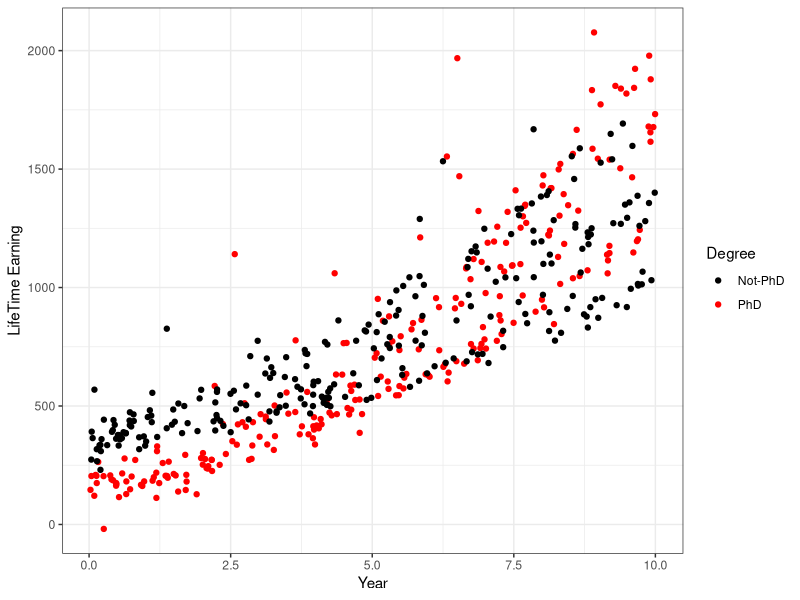
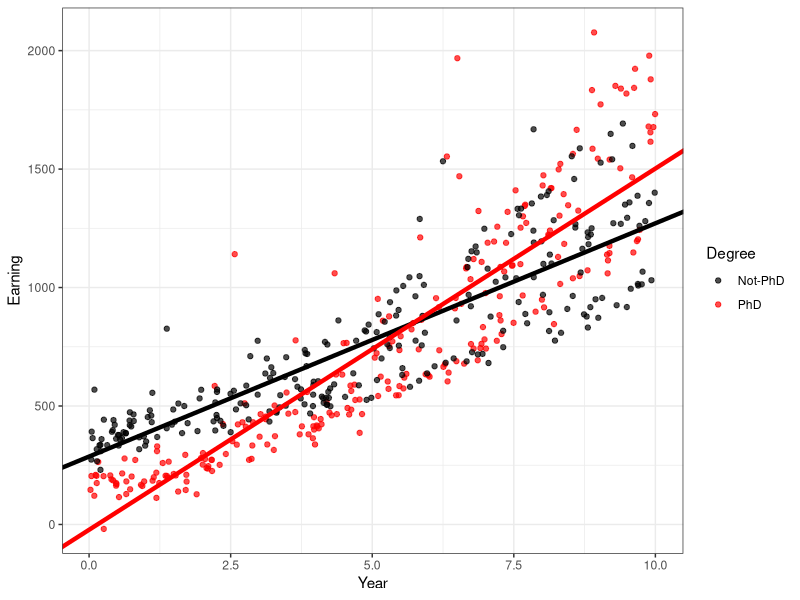
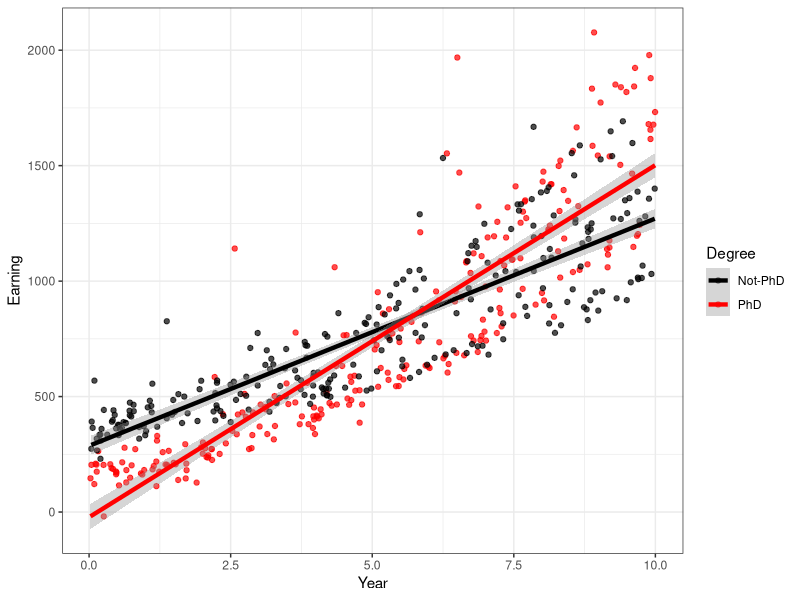
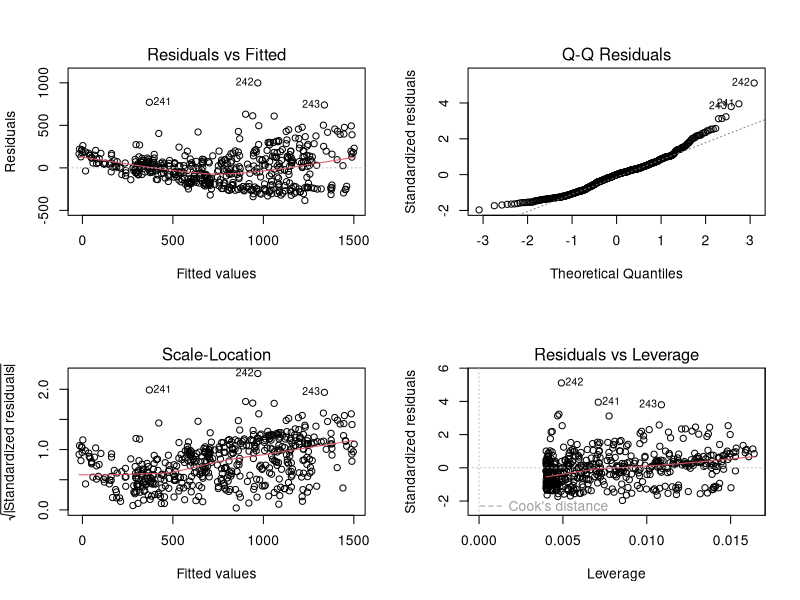
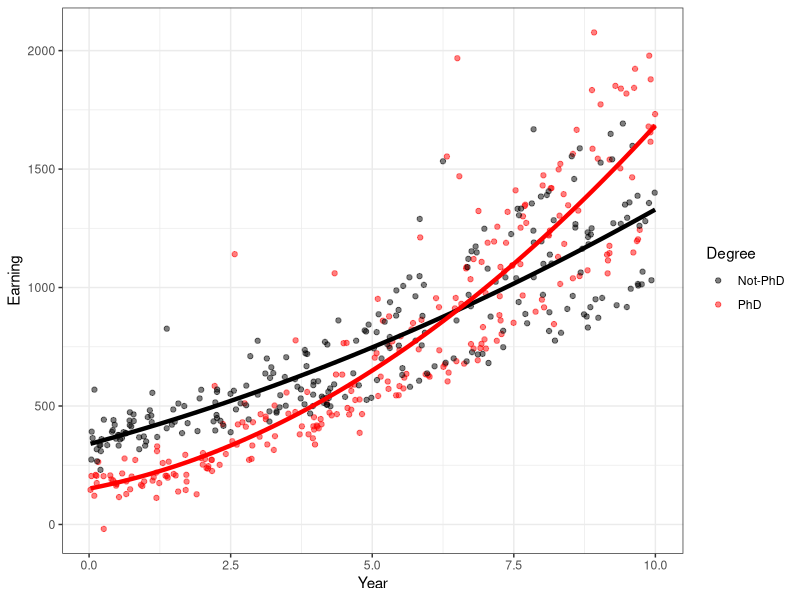
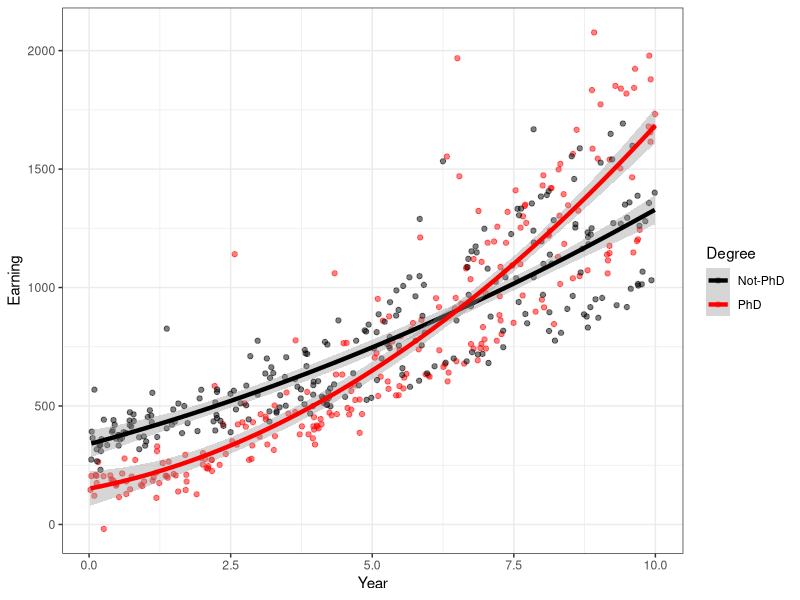
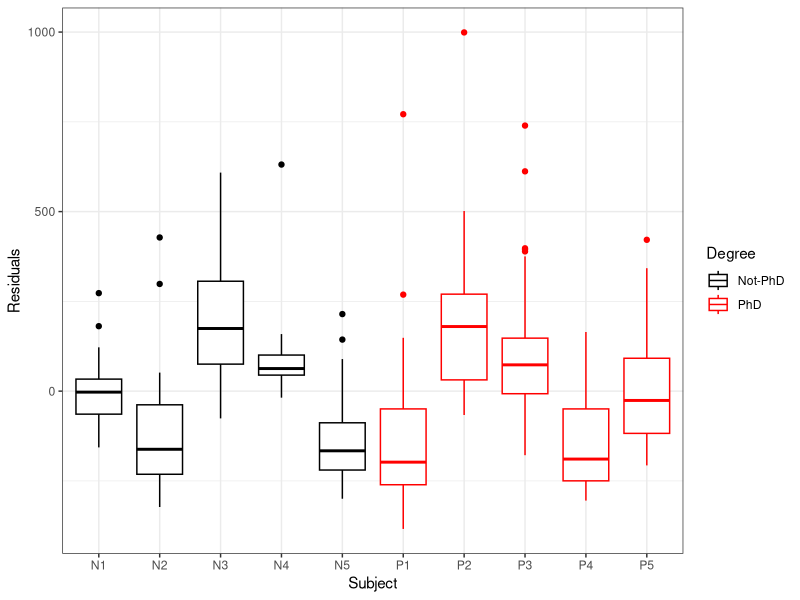
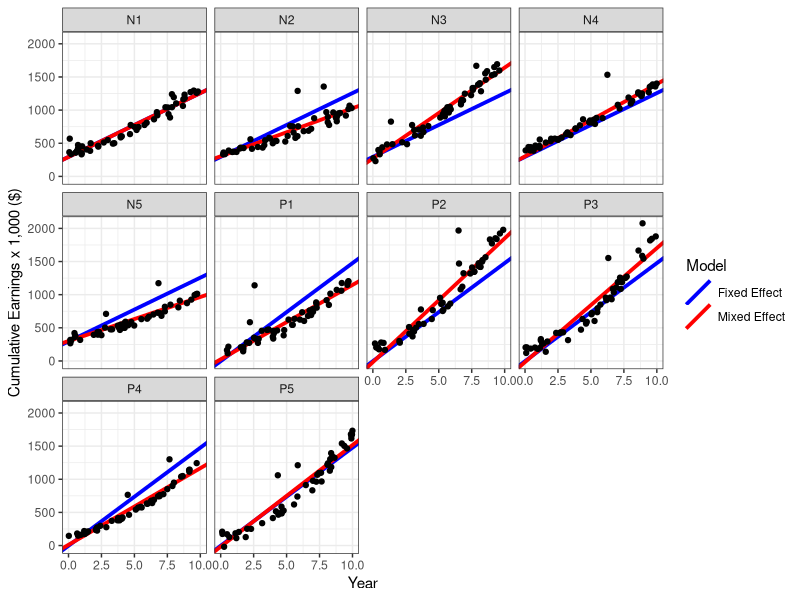

Reproduce these figures in R, in order. (Note: this script raises an error after producing the figures.)
## ---- chunk 1
knitr::opts_chunk$set(echo = TRUE)
## ---- chunk 2
library(magrittr) # You can use %>% for nested functions in data manipulation
library(dplyr)    # For data manipulation
library(tidyr)    # For tidying your data (columns and rows)
library(ggplot2)  # For plotting
library(boot)     # For bootstrapping and cross-validation
library(nlme)     # For mixed-effect models


# Feel free to add your libraries of interest if needed

## ---- chunk 3

set.seed(123)

n.groups = 10

Year1 <- Year2 <- Earning1 <- Earning2 <- matrix(rep(0,250),ncol = n.groups/2)
for (i in 1:(n.groups/2)){
  
  s1 <- sample(c(20,50,60,70),1)
  s2 <- sample(c(35,65,60,80),1)
  
  noise1 = rnorm(48, 0, s1)
  noise2 = rnorm(48, 0, s2)
  
  noise1 = c(noise1, rnorm(2, 400, 300))
  noise2 = c(noise2, rnorm(2, 400, 200))
  
  Year1[,i] <- runif(50, 0, 10)
  Year2[,i] <- runif(50, 0, 10)
  
  coef1.rand <- c(rnorm(1,10,50), rnorm(1,5,15), rnorm(1,0,2)) 
  coef2.rand <- c(rnorm(1,15,80), rnorm(1,5,20), rnorm(1,0,.8)) 
  
  
  Earning1[,i] <- 90+coef1.rand[1] + Year1[,i]*(25+coef1.rand[2]) + Year1[,i]^2*(10+coef1.rand[3]) + noise1
  
  
  Earning2[,i] <- 300+coef2.rand[1] + Year2[,i]*(60+coef2.rand[2]) + Year2[,i]^2*(4+coef2.rand[3]) + noise2
}


# names1 <- factor(c("P1", "P2", "P3", "P4", "P5", "P6", "P7", "P8", "P9", "P10"))
# names2 <- factor(c("N1", "N2", "N3", "N4", "N5", "N6", "N7", "N8", "N9", "N10"))

names1 <- factor(c("P1", "P2", "P3", "P4", "P5"))
names2 <- factor(c("N1", "N2", "N3", "N4", "N5"))





df.Year1 <- data.frame(Year1)
df.Year1.long <- df.Year1 %>%
  set_colnames(names1)%>%
  pivot_longer(1:5, names_to = "Group", values_to = "Year")
  
# names(df.Year1.long)

df.Earning1 <- data.frame(Earning1)
df.Earning1.long <- df.Earning1 %>%
  set_colnames(names1)%>%
  pivot_longer(1:5, names_to = "Group", values_to = "Earning") 

df.Earning1.long$Group <- NULL

df1.long <- data.frame(df.Year1.long, df.Earning1.long)



df.Year2 <- data.frame(Year2)
df.Year2.long <- df.Year2 %>%
  set_colnames(names2)%>%
  pivot_longer(1:5, names_to = "Group", values_to = "Year") 
  
# names(df.Year2.long)

df.Earning2 <- data.frame(Earning2)
df.Earning2.long <- df.Earning2 %>%
  set_colnames(names2)%>%
  pivot_longer(1:5, names_to = "Group", values_to = "Earning") 

df.Earning2.long$Group <- NULL

df2.long <- data.frame(df.Year2.long, df.Earning2.long)


Degree <- rbind(matrix(c(rep("PhD", dim(df1.long)[1])), nrow = dim(df1.long)[1]) ,
                matrix(c(rep("Not-PhD", dim(df2.long)[1])), nrow = dim(df2.long)[1]))


Earnings.df <- data.frame(rbind(df1.long, df2.long) , Degree) %>%
  mutate(Group = factor(Group), Degree = factor(Degree))




attach(Earnings.df)


ggplot(Earnings.df) +
  geom_point(aes(x = Year, y = Earning, col = Degree)) +
  ylab("LifeTime Earning") +
  xlab("Year") +
  scale_color_manual(values = c("black", "red")) +
  theme_bw()

## ---- chunk 4
lm.fit1 <- lm(Earning ~ Year*Degree, Earnings.df)
summary(lm.fit1)



lm.fit2 <- lm(Earning ~ Year*Degree + I(Year^2)*Degree, Earnings.df)
summary(lm.fit2)
## ---- chunk 5
lm.fit1 <- lm(Earning ~ Year*Degree, Earnings.df)
summary(lm.fit1)
## ---- chunk 6
coeffs <- coef(lm.fit1)
coeffs
ggplot(Earnings.df, aes(x=Year, y=Earning, col=Degree)) +
  geom_point(alpha=.7) +
  geom_abline(slope = coeffs[2], intercept = coeffs[1], col = "black", size = 1.5) +
  geom_abline(slope = coeffs[2]+coeffs[4], intercept = coeffs[1]+coeffs[3], col = "red" , size = 1.5) +
  scale_color_manual(values = c("black", "red")) +
  theme_bw()

ggplot(Earnings.df, aes(x=Year, y=Earning, col=Degree)) +
  geom_point(alpha=.7) +
  geom_smooth(method = "lm", formula = y~x, size = 1.5) +
  scale_color_manual(values = c("black", "red")) +
  theme_bw()
## ---- chunk 7
par(mfrow=c(2,2))
plot(lm.fit1)
## ---- chunk 8

Earnings.df_notPhD <- Earnings.df %>%
  filter(Degree == "Not-PhD")

sigma <- sqrt( sum(lm.fit1$residuals^2)/(500-2) )

SE.eq <- sigma / sqrt(sum( (Earnings.df_notPhD$Year - mean(Earnings.df_notPhD$Year) )^2 ))


SE.eq <- sigma/
  sqrt(sum( (Earnings.df$Year - mean(Earnings.df$Year) )^2 ))


SE.eq
## ---- chunk 9
boot.fn <- function (data , index){
  coef (lm(Earning ~ Year*Degree , data = data , subset = index))[2]
}

beta1.boot <- boot(Earnings.df , boot.fn, 200)

sd(beta1.boot$t)
## ---- chunk 10
lm.fit2 <- lm(Earning ~ Year*Degree + I(Year^2)*Degree, Earnings.df)
summary(lm.fit2)
## ---- chunk 11

# First: Use the coefficients and stat_function
coeff.fit2 <- coef(lm.fit2)

f1 <- function(x) coeff.fit2[1] + coeff.fit2[2]*x + coeff.fit2[4]*x^2
f2 <- function(x) coeff.fit2[1]+coeff.fit2[3] + (coeff.fit2[2]+coeff.fit2[5])*x + (coeff.fit2[4]+coeff.fit2[6])*x^2

ggplot(Earnings.df, aes(x=Year, y=Earning, col=Degree)) + 
  geom_point(alpha=.5) +
  stat_function(fun=f1, colour="black", size=1.5) +
  stat_function(fun=f2, colour="red", size=1.5) +
  scale_color_manual(values = c("black", "red")) +
  theme_bw()



# or: use geom_smooth with x+I(x^2)
# geom_smooth considers interactions by default
ggplot(Earnings.df, aes(x=Year, y=Earning, col=Degree)) + 
  geom_point(alpha=.5) +
  geom_smooth(method="lm", formula = y~x+I(x^2), size=1.5) +
  scale_color_manual(values = c("black", "red")) +
  theme_bw()
## ---- chunk 12
# lm.fit3 <- lm(Earning ~ Year * Degree + I(Year^2):Degree)

anova(lm.fit2, lm.fit1)
## ---- chunk 13

glm.fit1 <- glm (Earning ~ Year*Degree, data = Earnings.df)
glm.fit2 <- glm (Earning ~ Year*Degree + I(Year^2)*Degree, data = Earnings.df)
  
cv.error.fit1 <- cv.glm (Earnings.df , glm.fit1 , K = 10)$delta[1]
cv.error.fit2 <- cv.glm (Earnings.df , glm.fit2 , K = 10)$delta[1]

data.frame( cv.error.fit1, cv.error.fit2 )

## ---- chunk 14
attach(Earnings.df)

ggplot(lm.fit1) +
  geom_boxplot(aes(x = Group, y = .resid, col = Degree)) +
  scale_color_manual(values=c("black", "red")) +
  xlab("Subject") + ylab("Residuals") +
  theme_bw()
## ---- chunk 15
lm.fit.mixed <- lme(Earning ~ Year*Degree, data = Earnings.df, random=list( Group = pdDiag( ~Year) ) )

lm.fit.mixed <- lme(Earning ~ Year*Degree, data = Earnings.df, random= ~Year | Group)

summary(lm.fit.mixed)
## ---- chunk 16
fixed.effects(lm.fit.mixed)
random.effects(lm.fit.mixed)
## ---- chunk 17
coeff.mixed <- coef(lm.fit.mixed)
coeff.mixed
## ---- chunk 18
coeffs.ranef <- random.effects(lm.fit.mixed)
coeffs.fixed <- fixed.effects(lm.fit.mixed)

coeffs.model.mixed <- matrix(rep(0,20), nrow = 10)
coeffs.model.fixed <- matrix(rep(0,20), nrow = 10)


coeffs.model.fixed[1:5,1] <- coeffs.fixed[1]
coeffs.model.fixed[1:5,2] <- coeffs.fixed[2]
coeffs.model.fixed[6:10,1]<- coeffs.fixed[1]+ coeffs.fixed[3]
coeffs.model.fixed[6:10,2]<- coeffs.fixed[2]+ coeffs.fixed[4]

coeffs.model.mixed[1:5,1] <- coeffs.ranef[1:5,1] + coeffs.fixed[1]
coeffs.model.mixed[1:5,2] <- coeffs.ranef[1:5,2] + coeffs.fixed[2]
coeffs.model.mixed[6:10,1]<- coeffs.ranef[6:10,1] + coeffs.fixed[1]+ coeffs.fixed[3]
coeffs.model.mixed[6:10,2]<- coeffs.ranef[6:10,2] + coeffs.fixed[2]+ coeffs.fixed[4]


ids <- Earnings.df %>% pull(Group) %>% levels() %>% factor()

# make a tibble with the data extracted above
coeffs.model.fixed <- tibble(Group = ids,
                  intercept = coeffs.model.fixed[,1],
                  slope = coeffs.model.fixed[,2])

coeffs.model.mixed <- tibble(Group = ids,
                  intercept = coeffs.model.mixed[,1],
                  slope = coeffs.model.mixed[,2])
## ---- chunk 19

ggplot(Earnings.df, aes(x = Year, y = Earning)) +
  geom_abline(data = coeffs.model.fixed, aes(intercept = intercept, 
                  slope = slope, col="Fixed Effect"), size = 1.3) +
  geom_abline(data = coeffs.model.mixed, aes(intercept = intercept, 
                  slope = slope, col="Mixed Effect"), size = 1.3) +
  geom_point() +
  facet_wrap(~Group) +
  labs(x = "Year", y = "Cumulative Earnings x 1,000 ($)", color = "Model") +
  scale_color_manual(values = c("blue", "red")) +
  theme_bw()

## ---- chunk 20
lm.fit.mixed$residuals

Data_mixedeffect <- Earnings.df %>%
  mutate(fit = fitted(lm.fit.mixed),
         resid = residuals(lm.fit.mixed))

ggplot(Data_mixedeffect) +
  geom_boxplot(aes(x = Group, y = resid, col = Degree)) +
  scale_color_manual(values=c("black", "red")) +
  xlab("Subject") + ylab("Residuals") +
  theme_bw()
## ---- chunk 21
lm.fit.mixed <- lme(Earning ~ Year*Degree + I(Year^2)*Degree, data = Earnings.df, random=list( Group = pdDiag( ~Year+I(Year^2)) ) )

summary(lm.fit.mixed)
## ---- chunk 22
fixed.effects(lm.fit.mixed)
random.effects(lm.fit.mixed)
## ---- chunk 23
coeff.mixed <- coef(lm.fit.mixed)
coeff.mixed
## ---- chunk 24
coeffs.ranef <- random.effects(lm.fit.mixed)
coeffs.fixed <- fixed.effects(lm.fit.mixed)

coeffs.model.mixed <- matrix(rep(0,30), nrow = 10)
coeffs.model.fixed <- matrix(rep(0,30), nrow = 10)


coeffs.model.fixed[1:5,1] <- coeffs.fixed[1]
coeffs.model.fixed[1:5,2] <- coeffs.fixed[2]
coeffs.model.fixed[1:5,3] <- 0

coeffs.model.fixed[6:10,1]<- coeffs.fixed[1]+ coeffs.fixed[3]
coeffs.model.fixed[6:10,2]<- coeffs.fixed[2]+ 0
coeffs.model.fixed[6:10,3]<- 0+ coeffs.fixed[6]

coeffs.model.mixed[1:5,1] <- coeffs.ranef[1:5,1]  + coeffs.model.fixed[1:5,1]
coeffs.model.mixed[1:5,2] <- coeffs.ranef[1:5,2]  + coeffs.model.fixed[1:5,2]
coeffs.model.mixed[1:5,3] <- coeffs.ranef[1:5,3]  + coeffs.model.fixed[1:5,3]
coeffs.model.mixed[6:10,1]<- coeffs.ranef[6:10,1] + coeffs.model.fixed[6:10,1]
coeffs.model.mixed[6:10,2]<- coeffs.ranef[6:10,2] + coeffs.model.fixed[6:10,2]
coeffs.model.mixed[6:10,2]<- coeffs.ranef[6:10,3] + coeffs.model.fixed[6:10,3]

ids <- Earnings.df %>% pull(Group) %>% levels() %>% factor()

# make a tibble with the data extracted above
# coeffs.model.fixed <- tibble(Group = ids,
#                   intercept = coeffs.model.fixed[,1],
#                   slope = coeffs.model.fixed[,2])
# 
# coeffs.model.mixed <- tibble(Group = ids,
#                   intercept = coeffs.model.mixed[,1],
#                   slope = coeffs.model.mixed[,2])
## ---- chunk 25
library(plyr)

f.mixed <- function(x) coeffs.model.mixed[,1] + coeffs.model.mixed[,2]*x + coeffs.model.mixed[,3]*x^2
f.fixed <- function(x) coeffs.model.fixed[,1] + coeffs.model.fixed[,2]*x + coeffs.model.fixed[,3]*x^2

coeflines.mixed <- alply(as.matrix(coeffs.model.mixed), 1, function(coef) {
  stat_function(fun=function(x){coef[1] + coef[2]*x + coef[3]*x^2}, colour="blue")
})
coeflines.fixed <- alply(as.matrix(coeffs.model.fixed), 1, function(coef) {
  stat_function(fun=function(x){coef[1] + coef[2]*x + coef[3]*x^2}, colour="grey")
})


ggplot(Earnings.df, aes(x=Year, y=Earning, col=Degree)) + 
  coeflines.mixed + 
  coeflines.fixed + 
  geom_point(alpha=.5) +
  scale_color_manual(values = c("black", "red")) +
  facet_wrap(~Group) +
  theme_bw()










  
for (i in 1:10){
  gg + 
    stat_function(fun=f.mixed[i,], colour="red", size=1.5) +
    stat_function(fun=f.fixed[i,], colour="blue", size=1.5) +
    scale_color_manual(values = c("black", "red"))
}
gg +
  facet_wrap(~Group) +
  theme_bw()

gg


ggplot(Earnings.df, aes(x = Year, y = Earning)) +
  geom_abline(data = coeffs.model.fixed, aes(intercept = intercept, 
                  slope = slope, col="Fixed Effect"), size = 1.3) +
  geom_abline(data = coeffs.model.mixed, aes(intercept = intercept, 
                  slope = slope, col="Mixed Effect"), size = 1.3) +
  geom_point() +
  facet_wrap(~Group) +
  labs(x = "Year", y = "Cumulative Earnings x 1,000 ($)", color = "Model") +
  scale_color_manual(values = c("blue", "red")) +
  theme_bw()

## ---- chunk 26
lm.fit.mixed$residuals

Data_mixedeffect <- Earnings.df %>%
  mutate(fit = fitted(lm.fit.mixed),
         resid = residuals(lm.fit.mixed))

ggplot(Data_mixedeffect) +
  geom_boxplot(aes(x = Group, y = resid, col = Degree)) +
  scale_color_manual(values=c("black", "red")) +
  xlab("Subject") + ylab("Residuals") +
  theme_bw()
## ---- chunk 27

Coefficients.noCentering <- coef(lm(Earning~Year))

beta0.lower <- Coefficients.noCentering[[1]] - 100*Coefficients.noCentering[[1]]
beta0.upper <- Coefficients.noCentering[[1]] + 100*Coefficients.noCentering[[1]]
beta1.lower <- Coefficients.noCentering[[2]] - 100*Coefficients.noCentering[[2]]
beta1.upper <- Coefficients.noCentering[[2]] + 100*Coefficients.noCentering[[2]]


beta0 <- beta1 <- 0
RSS <- 0
i<-0

for (b0 in seq(beta0.lower, beta0.upper, length.out=100)){
  for(b1 in seq(beta1.lower, beta1.upper, length.out=100)){
    i <- i+1
    beta0[i] <- b0
    beta1[i] <- b1
    
    Earning.hat <- b0 + b1*Year
    RSS[i] <- sum((Earning - Earning.hat)^2)
  }
}

RSS.df.noCentering <- tibble(beta0, beta1, RSS)

ggplot(RSS.df.noCentering, aes(x=beta0, y=beta1, z=RSS)) +
  geom_contour(bins=100) +
  geom_point(aes(x=Coefficients.noCentering[[1]], y=Coefficients.noCentering[[2]])) +
  theme_bw()




## ---- chunk 28

Coefficients.Centering <- coef(lm(Earning~I(Year-mean(Year))))

beta0.lower <- Coefficients.Centering[[1]] - 100*Coefficients.Centering[[1]]
beta0.upper <- Coefficients.Centering[[1]] + 100*Coefficients.Centering[[1]]
beta1.lower <- Coefficients.Centering[[2]] - 100*Coefficients.Centering[[2]]
beta1.upper <- Coefficients.Centering[[2]] + 100*Coefficients.Centering[[2]]


beta0 <- beta1 <- 0
RSS <- 0
i<-0

for (b0 in seq(beta0.lower, beta0.upper, length.out=100)){
  for(b1 in seq(beta1.lower, beta1.upper, length.out=100)){
    i <- i+1
    beta0[i] <- b0
    beta1[i] <- b1
    
    Earning.hat <- b0 + b1*Year
    RSS[i] <- sum((Earning - Earning.hat)^2)
  }
}

RSS.df.Centering <- tibble(beta0, beta1, RSS)

ggplot(RSS.df.Centering, aes(x=beta0, y=beta1, z=RSS)) +
  geom_contour(bins=100) + 
  geom_point(aes(x=Coefficients.Centering[[1]], y=Coefficients.Centering[[2]])) +
  theme_bw()




